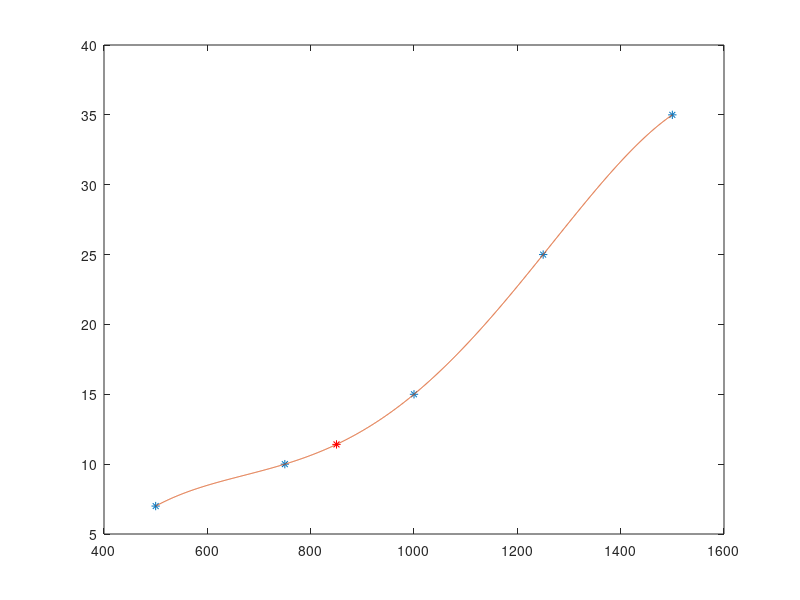

MATLAB code for this plot:
clear all; clc;

altura = [1500 1250 1000 750 500];
distancia = [35 25 15 10 7];
xi = 850;

p = polyfit(altura,distancia,4);
x = 500:0.5:1500;
% p = polyfit(altura,distancia,2);
% x = 0:0.5:2000;
y = polyval(p,x);
yi = polyval(p,xi);

plot(altura,distancia,'*',x,y,xi,yi,'r*');
shg;